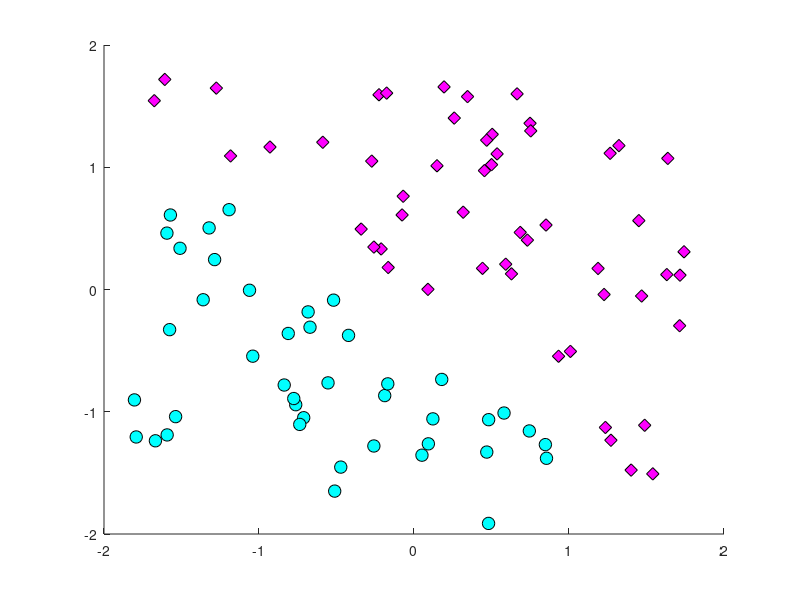
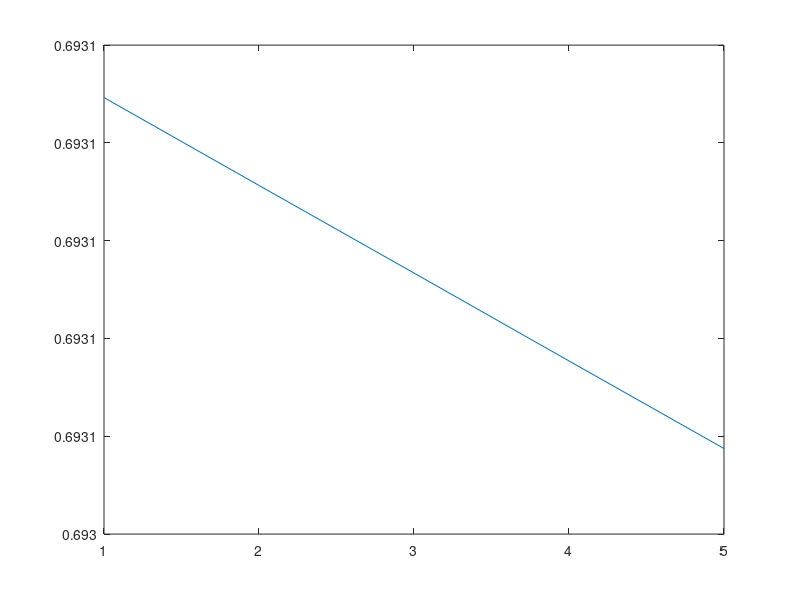
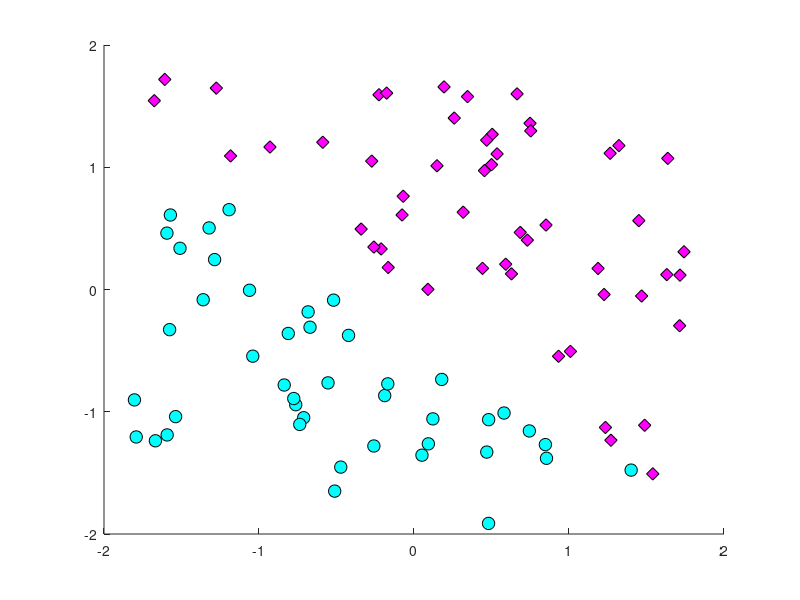

Source code (MATLAB) for these figures, in order:
clear all
close all

% returns h, is called g and receives z
function h = g(z)
  h = 1 / (1 + exp(-z));
end

data = load('dataset2.txt');

% 2 characteristics and y class column
[m, n] = size(data);

% separate x matrix and y col
% ranges are equal (0,100) BUT ranges are not -3, 3: we need normalization
x = (data(:,1:n-1));
y = (data(:,n));

% standarization or zscore function
x_norm = zscore(x);
x = x_norm;

% returns from y the indices that are y = 0 as pointers
indices_class0 = find(y==0);
indices_class1 = find(y==1);

% plot class 0 points (x_1, x_2)
figure(1)
hold on
plot(x(indices_class0,1), x(indices_class0,2), 'ok', 'MarkerFaceColor', 'c', 'MarkerSize', 9)
plot(x(indices_class1,1), x(indices_class1,2), 'dk', 'MarkerFaceColor', 'm', 'MarkerSize', 9)
%axis([-2 2 -2 2])

% initial parameters
x = [ones(m,1) x];
% n = 3, x's + 1
a = zeros(n,1);
beta = 0.0001;
iter_max = 5;
iter = 1;

% initial hypothesis for initial parameters
% take one x row each time
for i=1:m
  z = a' * x(i,:)';
  % column vector h
  h(i,1) = g(z);
  % by taking y(i) the J function is chosen
  J(i) = -y(i)*log(h(i))-(1 - y(i))*log(1 - h(i));
end

J = (1/m) * sum(J);

% iterative process
while(iter <= iter_max)
  for j=1:n
    a(j) = a(j) - beta*(1/m)*sum((h - y).*x(:,j));
  end
  for i=1:m
    z = a' * x(i,:)';
    h(i,1) = g(z);
    J(i) = -y(i)*log(h(i))-(1 - y(i))*log(1 - h(i));
  end
  J = (1/m) * sum(J);
  conv(iter) = J;
  iter += 1;
end
figure(2)
plot(conv)
% prediction vector based on vector h
for i=1:m
  % rule
  if h(i) >= 0.5
    Y(i,1) = 1;
  else
    Y(i,1) = 0;
  end
end

indices_class0 = find(Y==0);
indices_class1 = find(Y==1);

% plot class 0 points (x_1, x_2) from predicted vector values
figure(3)
hold on
plot(x(indices_class0,2), x(indices_class0,3), 'ok', 'MarkerFaceColor', 'c', 'MarkerSize', 9)
plot(x(indices_class1,2), x(indices_class1,3), 'dk', 'MarkerFaceColor', 'm', 'MarkerSize', 9)


% J = 0.3268 is a lot if range is -3, 3: we can reduce error J
display(['J=', num2str(J)])